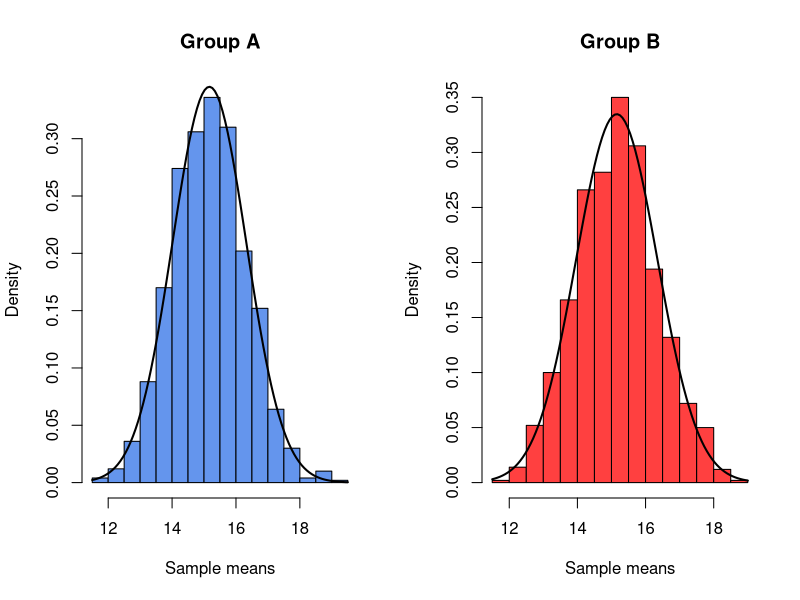
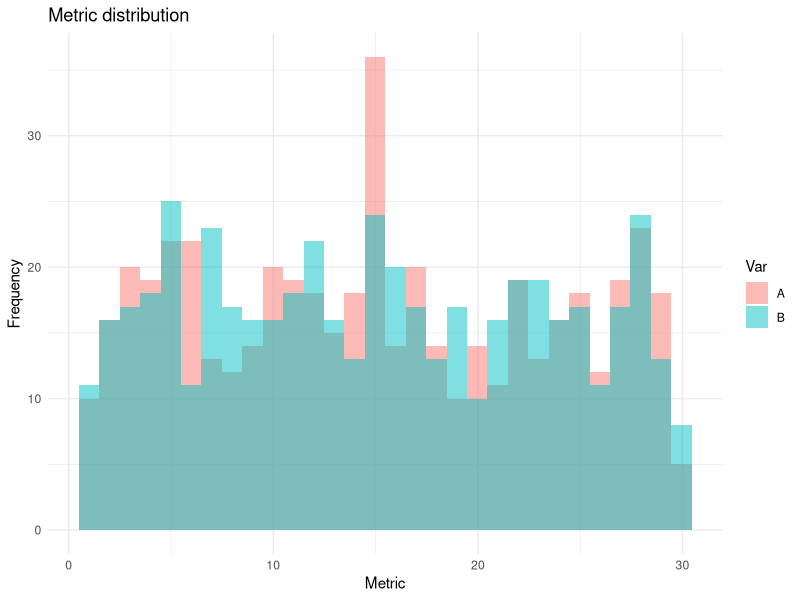
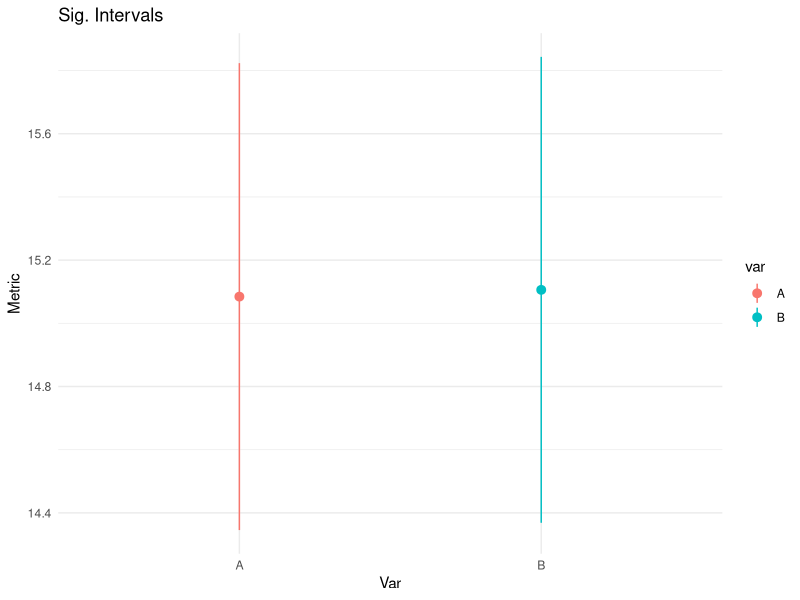

Write R code to recreate these figures, in order.
library(tidyverse)
library(car)

# Создаем датасет
set.seed(42)
df <- data.frame(
  var = rep(c('A', 'B'), each = 500),  # 50 значений A, затем 50 значений B
  money = runif(1000, min = 1, max = 30)  # 100 случайных чисел от 1 до 30
)

# Делаем его более "живым", накидываем выбросы и пропуски
df$money[c(10, 20, 30, 40, 50)] <- c(100, 110, 120, 130, 140)
df$money[sample(1:1000, 10)] <- NA

glimpse(df)
df <- df %>% mutate(var = as.factor(var))


# Теперь чистим
# Определяем выбросы
outliers_money <- boxplot.stats(df$money)$out

# Заменим выбросы, например, медианами
median_money <- median(df$money, na.rm = TRUE)
df$money[df$money %in% outliers_money] <- median_money

# Чистим пропуски, опять же, заменяем медианой
sum(is.na(df$money))
df$money[is.na(df$money)] <- median_money


# Переходим к тесту
# 1. Проверяем гипотезу о равенстве дисперсий
# Тест Левена на равенство дисперсий при нормальности распределения данных
leveneTest(money ~ var, df)

# Тест Флигнера-Килина при выбросах и сильном отклонении от нормальности
fligner.test(money ~ var, df)


# 2. Проверка нормальности распределения средних
set.seed(123)
generate_sample_means <- function(data, sample_size, n_samples) {
  sample_means <- numeric(n_samples)
  
  for (i in 1:n_samples) {
    sample <- sample(data, size = sample_size, replace = TRUE)
    sample_means[i] <- mean(sample)
  }
  
  return(sample_means)
}

# Генерируем 1000 выборочных средних для каждой группы
sample_size <- 50
n_samples <- 1000

group_a_sample_means <- generate_sample_means(df$money[df$var == "A"], sample_size, n_samples)
group_b_sample_means <- generate_sample_means(df$money[df$var == "B"], sample_size, n_samples)

# Проверяем выборочные средние на нормальность с помощью теста Шапиро-Уилка
shapiro.test(group_a_sample_means)
shapiro.test(group_b_sample_means)

# Графики фактического и теоритического нормального распределения
par(mfrow=c(1, 2))

hist(group_a_sample_means, main = "Group A", xlab = "Sample means", col = "cornflowerblue", border = "black", freq = FALSE)
curve(dnorm(x, mean = mean(group_a_sample_means), sd = sd(group_a_sample_means)), add = TRUE, col = "black", lwd = 2)

hist(group_b_sample_means, main = "Group B", xlab = "Sample means", col = "brown1", border = "black", freq = FALSE)
curve(dnorm(x, mean = mean(group_b_sample_means), sd = sd(group_b_sample_means)), add = TRUE, col = "black", lwd = 2)


# Выбираем t-тест
# var.equal можно пропустить, тогда R выберет использовать ли поправку, самостоятельно
# Расчет t-теста Стьюдента
t.test(money ~ var, data = df, var.equal = T)

# Расчет t-теста с поправкой Уэлча
t.test(money ~ var, data = df, var.equal = F)


# График распределения
ggplot(df, aes(x = money, fill = var)) +
  geom_histogram(position = "identity", alpha = 0.5, bins = 30) +
  labs(title = "Metric distribution", x = "Metric", y = "Frequency", fill = "Var") +
  theme_minimal()


# Вычисляем среднее, стандартное отклонение и количество наблюдений
df_summary <- df %>%
  group_by(var) %>%
  summarise(mean_money = mean(money),
            sd_money = sd(money),
            n = n(),
            .groups = "drop")

# Вычисляем стандартную ошибку и доверительные интервалы
df_summary <- df_summary %>%
  mutate(se = sd_money / sqrt(n),
         ci_low = mean_money - qt(0.975, df = n - 1) * se,
         ci_high = mean_money + qt(0.975, df = n - 1) * se)

# График с доверительными интервалами
ggplot(df_summary, aes(x = var, y = mean_money, ymin = ci_low, ymax = ci_high, col = var)) +
  geom_pointrange() +
  labs(x = "Var", y = "Metric", title = "Sig. Intervals") +
  theme_minimal()
